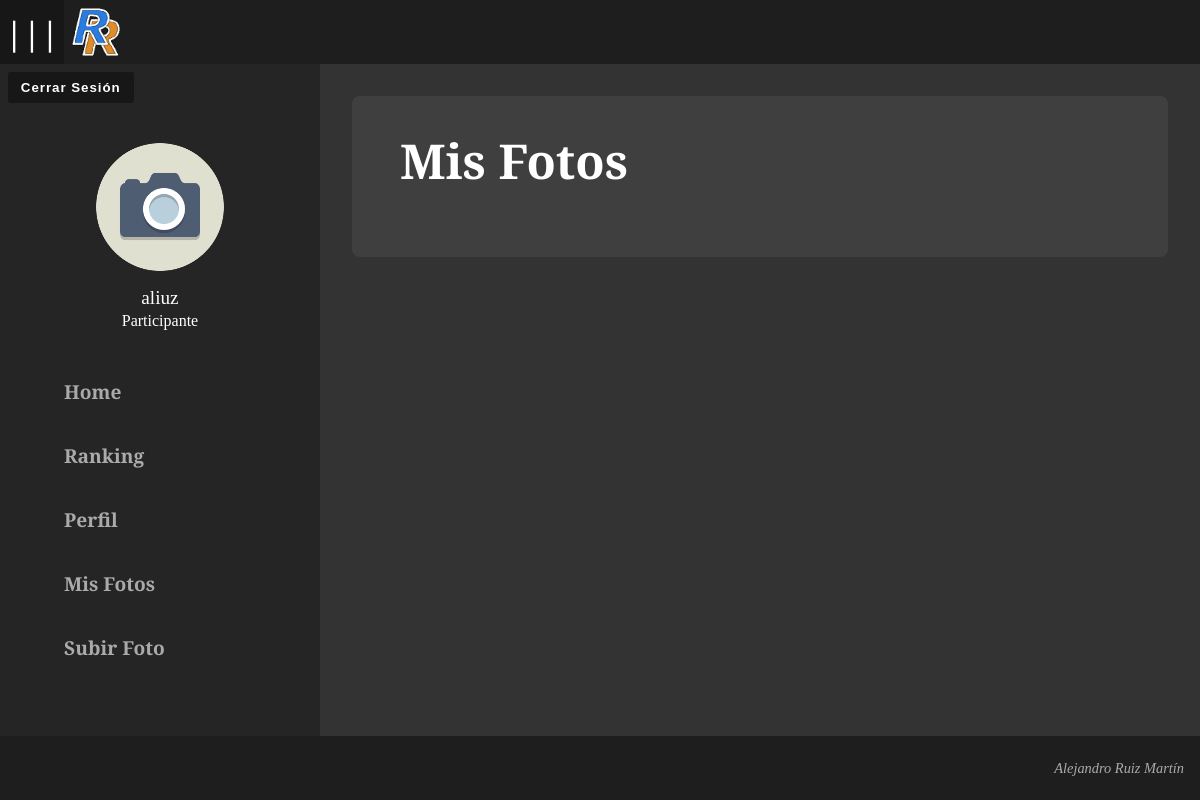
Before: /index.php?id=7 (signed in) with the older database file.
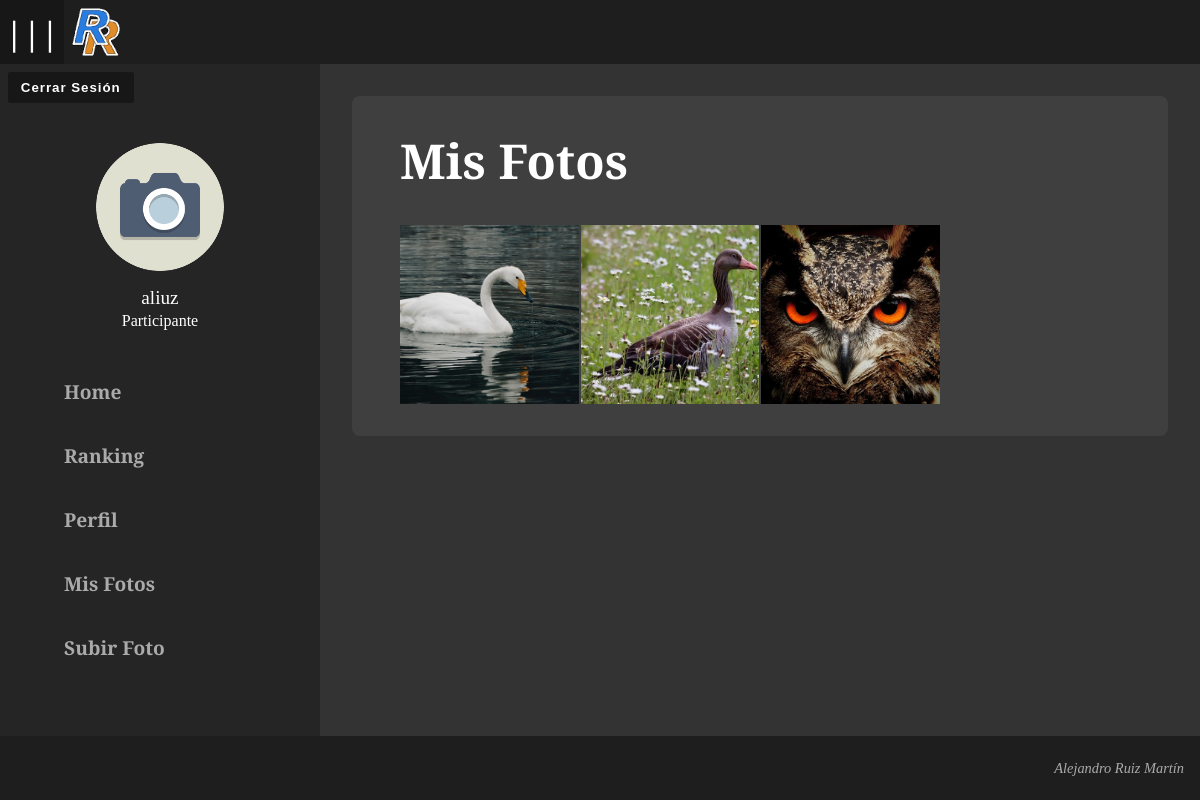
After: the same page with the newer database file.
### tables this page shows
CREATE TABLE `fotos` (
  `id` int(11) NOT NULL,
  `ruta` varchar(250) DEFAULT NULL,
  `foto` varchar(50) DEFAULT NULL,
  `participante` varchar(30) DEFAULT NULL,
  `votos` int(11) DEFAULT 0,
  `admin` varchar(30) DEFAULT NULL,
  `estado` tinyint(1) DEFAULT 2,
  `rally` int(11) DEFAULT NULL,
  `ultima_actualizacion` datetime DEFAULT NULL
);

### functions/ddbb.php (called while the page is built)
<?php
    $sql = array(
        "db" => array(
            "host" => "localhost",
            "user" => "root",
            "pass" => "",
            "db" => "rally_ranking"
        )
    );
?>

### functions/functions.php (called while the page is built, shortened)
<?php
    require_once("mydb.php");
    require_once("controller.php");
    require_once("ddbb.php");
    function GetUserImgs(string $user) {
        global $sql;
        $mydb = new mydb($sql["db"]);
        $mydb -> querySetter("SELECT * FROM `fotos` WHERE `participante` = '$user'");
        $fotos = $mydb -> fastResponse();
        return($fotos);
    }
?>

### functions/mydb.php (called while the page is built, shortened)
<?php
    class mydb {
        private ?mysqli $mysqli;
        private ?string $query;
        public function __construct(?array $db = null) {
            $this -> mysqli = new mysqli($db["host"], $db["user"], $db["pass"], $db["db"]) ?? $db;
            $this -> query = '';
        }
        public function querySetter(string $newQuery) {
            $this -> query = $newQuery;
        }
        public function fastResponse() {
            try {
                $this -> result =  $this -> mysqli -> query($this -> query);
                return $this -> result;
            } catch (mysqli_error) {
                echo "<script defer>alert(\"Error al interactuar con la base de datos. Datos:\n\n";
                echo $this -> testVars();
                echo "\");</script>";
            }
        }
        public function __destruct() {
            $this -> mysqli -> kill($this -> mysqli -> thread_id);
        }
    }
?>

### main/my_gallery.php (the view, shortened to what this page needs)
<?php
if (isset($_SESSION['rol']) && $_SESSION['rol'] == 'Participante') {
    $mydImgs = GetUserImgs($_SESSION['usuario']);
?>
<div class="card">
    <div class="card-head">
        <span>Mis Fotos</span>
    </div>
    <div class="card-body">
        <div class="gallery">
            <?php
            while($img = $mydImgs -> fetch_object()) {
            ?>
            <div
            class="gallery-cell"
            onclick="document.querySelector('#form-<?php echo$img->id; ?>').submit()"
            >
            <img src="uploads/<?php echo $img->ruta ?>" title="<?php echo $img->foto; ?>" alt="<?php echo $img->foto; ?>">
            </div>
            <?php
            }
            ?>
        </div>
    </div>
</div>
<?php
} else {
header("Location:index.php?id=".GetScreenIndex("home"));
}
?>

### index.php (shortened to what this page needs)
<?php
require_once("functions/functions.php");
?>
<!DOCTYPE html>
<html lang="es">
<head>
    <link rel="stylesheet" href="styles/styles.css">
    <link rel="stylesheet" href="styles/rwd.css">
    <link rel="stylesheet" href="styles/palette-dark.css">
    <link rel="stylesheet" href="https://cdnjs.cloudflare.com/ajax/libs/font-awesome/4.7.0/css/font-awesome.min.css">
</head>
<body>
<?php
    Launch("header");
?>
<div class="div-body">
    <?php
        Launch("menu");
    ?>
    <div class="main-section">
        <?php
            Launch($id);
        ?>
    </div>
</div>
<?php
    Launch("footer");
?>
</body>
</html>

### functions/controller.php (shortened to what this page needs)
<?php
$screens = array (
    "1"   => "login",
    "2"   => "sign_in",
    "3"   => "profile",
    "4"   => "home",
    "5"   => "gallery",
    "6"   => "post",
    "7"   => "my_gallery",
    "8"   => "post_status",
    "10"  => "manage_rally",
    "11"  => "manage_requests",
    "12"  => "manage_profiles",
    "13"  => "post_approval",
    "14"  => "ranking",
    "200" => "header",
    "202" => "menu",
    "203" => "footer"
);
function EchoScreenIndex($screen) {
    global $screens;
    echo array_keys($screens,$screen, true)[0]?:"4";
}
function GetScreenIndex($screen) {
    global $screens;
    return array_keys($screens,$screen, true)[0]?:"4";
}
function Launch($screen, $root = "main/", $ext = ".php") {
    global $screens;
    if (in_array($screen, $screens, true)) {
        require_once($root.$screen.$ext);
    } elseif(array_key_exists($screen, $screens) && $screen < 199) {
        require_once($root.$screens[$screen].$ext);
    } else {
        require_once("main/home.php");
    }
}
?>

### main/header.php
<header class="header">
    <div class="burguer-icon">
        <span class="prevent-select">|||</span>
    </div>
    <img
    src="src/logo.png"
    <?php echo("onclick=\"location.href='index.php?id=".GetScreenIndex("home")."'\"");?>
    />
</header>

### main/menu.php (shortened to what this page needs)
<div class="d-flex align-items-stretch">
    <div class="side-menu">
        <div class="sign-button-box">
            <button
                class="sign-button sign-out"
                <?php echo("onclick=\"location.href='"
                    .((isset($_SESSION['usuario']))
                    ?("controller/sign_out.php")
                    :("index.php?id=".GetScreenIndex("login")))
                ."'\"");?>
            >
            <?php echo(isset($_SESSION['usuario'])?"Cerrar Sesión":"Iniciar Sesión");?>
            </button>
        </div>
        <?php
        if(isset($_SESSION['usuario'])){
        ?>
        <div class="side-menu-head">
            <div class="side-menu-img">
                <img src="src/profile_img_<?php echo ($_SESSION['rol']=='Participante')?'part':'admin';?>.gif" class="profile-img" />
            </div>
            <span class="user-name"><?php echo($_SESSION['usuario']??"");?></span>
            <span class="user-rol"><?php echo($_SESSION['rol']??"");?></span>
        </div>
        <?php
        }
        ?>
        <div class="overflow-y">
            <div class="side-menu-body">
                <ul class="side-menu-list">
                    <li><a href="index.php?id=<?php EchoScreenIndex("home");?>">Home</a></li>
                    <li><a href="index.php?id=<?php EchoScreenIndex("ranking");?>">Ranking</a></li>
                    <?php
                    if(!isset($_SESSION['rol'])){
                    ?>
                    <li><a href="index.php?id=<?php EchoScreenIndex("gallery");?>">Galería</a></li>
                    <?php
                    } elseif($_SESSION['rol']=='Participante') {
                    ?>
                    <li><a href="index.php?id=<?php EchoScreenIndex("profile");?>">Perfil</a></li>
                    <li><a href="index.php?id=<?php EchoScreenIndex("my_gallery");?>">Mis Fotos</a></li>
                    <li><a <?php echo "onclick=\"ProcessImg(event, '".$_SESSION['usuario']."')\""; ?>>Subir Foto</a></li>
                    <?php
                    }
                    ?>
                </ul>
            </div>
        </div>
    </div>
</div>

### main/footer.php
<div class="footer">
    Alejandro Ruiz Martín
</div>

### styles/styles.css (style rules this page uses)
.header, .footer, .side-menu { color: #aaa; }
.header, .footer { height: 4rem; background-color: var(--color-5); }
.header { display: flex; }
.header img { margin: 0.5rem; cursor: pointer; }
.footer { font-size: 0.9em; font-style: italic; color: var(--color-1); display: flex; justify-content: end; align-items: center; padding: 0.5rem 1rem; }
body { display: flex; flex-direction: column; background-color: var(--color-2); }
.div-body { width: 100%; min-height: 84vh; display: flex; flex-direction: row; }
.main-section { width: 100%; display: flex; flex-direction: row; flex-wrap: wrap; }
.card { width: 100%; height: fit-content; margin: 2rem; padding: 2rem 3rem; background-color: var(--color-1); border-radius: 0.5rem; }
.card-head { margin-bottom: 2rem; }
.card-head span { display: block; font-size: 3rem; font-weight: 600; }
.burguer-icon { display: flex; justify-content: center; align-items: center; width: 4rem; height: 100%; font-size: 2rem; font-weight: 600; transition: background-color 0.15 ease-in-out; }
.prevent-select { -webkit-user-select: none; -ms-user-select: none; user-select: none; }
.burguer-icon > span { transition: transform 0.15s ease-in-out; }
.side-menu-head { padding: 2rem 0; display: flex; flex-direction: column; transition: opacity 0.15s ease-in-out; }
.side-menu-img { display:flex; flex-direction: column; padding: 0 6rem; }
.side-menu-head > .user-name { padding-top: 1rem; font-size: 1.2rem; font-weight: 500; text-align: center; }
.side-menu-head > .user-rol { padding-top: 0.2rem; font-weight: 100; text-align: center; }
.sign-button { margin: 0.5rem 0 0.5rem 0.5rem; transition: opacity 0.15s ease-in-out; }
.profile-img { aspect-ratio: 1 / 1; border-radius: 100%; }
.side-menu { width: 20rem; background-color: var(--color-4); overflow-x: hidden; overflow-y: auto; white-space: nowrap; transition: width ease-in-out 0.25s; }
.side-menu-body { transition: all ease-in-out 0.15s; }
.side-menu-list > li { display: flex; height: 3rem; }
.side-menu-list > li > a { width: 100%; padding: 1rem 2rem 1rem 4rem; font-size: 1.2em; font-weight: 600; color: var(--color-1)!important; transition: background-color ease-in-out 0.15s, color ease-in-out 0.15s; }
.gallery { display: grid; grid-template-columns: 1fr 1fr 1fr; gap: 2px; }
.gallery-cell { display: flex; justify-content: center; overflow: hidden; aspect-ratio: 1/1; transition: transform ease-in-out 0.13s; background-color: #000000; }
.gallery-cell img { height: 100%; }

### styles/rwd.css (style rules this page uses)
.d-flex { display: flex; }
@media (min-width: 992px) and (max-width: 1400px) { .gallery { grid-template-columns: 1fr 1fr 1fr 1fr; } }

### styles/palette-dark.css (style rules this page uses)
* { --color-1: #3f3f3f; --color-2: #333333; --color-3: #2c2c2c; --color-4: #252525; --color-5: #1e1e1e; --color-6: #171717; --color-7: #101010; --color-8: #090909; color: #fff; }
.side-menu-list > li > a, .footer { color: #aaa!important; }
.card { background-color: var(--color-1); }
body { background-color: var(--color-2); }

Changed rows visible on the page:
added fotos: ruta (picture)
added fotos: ruta (picture)
added fotos: ruta (picture)
